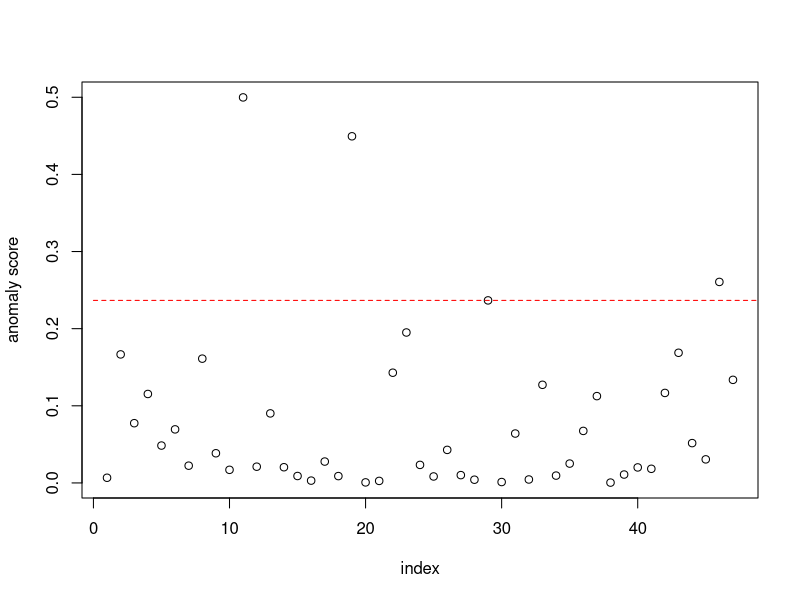

Generate this figure with R:
library(MASS)
X <- UScrime[, -c(2, 16)]
M <- ncol(X)
y <- UScrime[, 16]
N <- length(y)
lambdas <- seq(0, 5, length = 50)
model <- lm.ridge(y ~ ., cbind(X, y), lambda = lambdas)
bestIdx <- which.min(model$GCV)
coefs <- coef(model)[bestIdx,]
lam <- model$lambda[bestIdx]
ypred <- as.matrix(X) %*% as.matrix(coefs[2 : 15]) + coefs[1]

sig2 <- (lam * sum(coefs[2 : 15] ^ 2) + sum(as.numeric(ypred) - y) ^ 2) / N
X_ <- t(scale(X, scale=F))
H <- t(X_) %*% solve(X_ %*% t(X_) + lam * diag(M), X_)
TrHN <- sum(diag(H)) / N
a <- (as.numeric(ypred) - y) ^ 2 / ((1 - TrHN) ^ 2 * sig2)
plot(a, xlab = "index", ylab = "anomaly score")
th <- sort(a)[N * (1 - 0.05)]
lines(0 : 50, rep(th, length(0 : 50)), col = "red", lty = 2)
